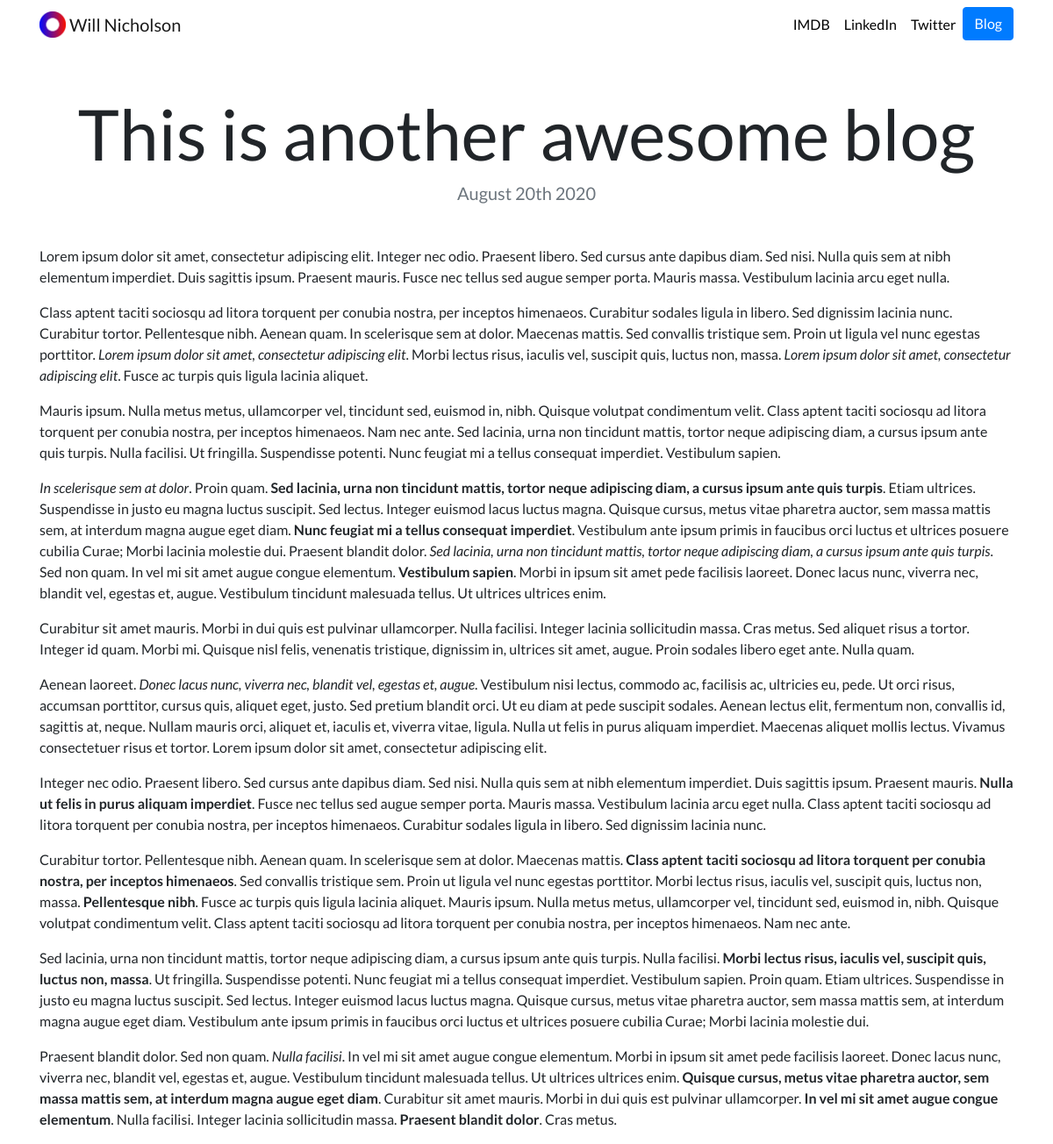
Page /blog/8/ on the committed database.
### blog/models.py (models this page shows, shortened)
class Blog(models.Model):
    title = models.CharField(max_length = 200)
    description = models.TextField()
    date = models.DateField()

### blog/views.py (the view)
# urls.py: path('<int:blog_id>/', views.detail, name='detail'),
def detail(request, blog_id):
    blog = get_object_or_404(Blog, pk=blog_id)
    return render(request, 'blog/detail.html', {'blog':blog})

### blog/templates/blog/detail.html
{% extends "portfolio/base.html" %}
{% load static %}
{% block content %}
<h1 class="text-center mt-5" id="blogdetailtitle">{{ blog.title }}</h1>
<h5 class="text-center text-muted mb-5">{{ blog.date|date:'F jS Y' }}</h5>
{{ blog.description|safe }}
{% endblock %}

### portfolio/static/portfolio/custom.css (style rules this page uses)
body { font-family: 'Lato', sans-serif; }
@media (min-width: 992px) { #blogdetailtitle { font-size: 5rem; } }

### rows in the picture
Blog: title "This is another awesome blog", date "August 20th 2020", description "Lorem ipsum dolor sit amet, consectetur adipiscing elit. Integer nec odio. Praesent libero. Sed cursus ante dapibus diam. Sed nisi. Nulla quis sem at nibh elementum imperdiet. Duis sagittis ipsum. Praesent mauris. Fusce nec tellus sed augue semper porta. Mauris massa. Vestibulum lacinia arcu eget nulla. Class aptent taciti sociosqu ad litora torquent per conubia nostra, per inceptos himenaeos. Curabitur sodales ligula in libero. Sed dignissim lacinia nunc. Curabitur tortor. Pellentesque nibh. Aenean quam. In scelerisque sem at dolor. Maecenas mattis. Sed convallis tristique sem. Proin ut ligula vel nunc egestas porttitor. Lorem ipsum dolor sit amet, consectetur adipiscing elit . Morbi…"
